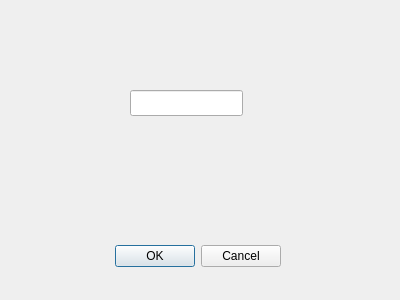
<?xml version="1.0" encoding="UTF-8"?>
<ui version="4.0">
 <class>AttrDialog</class>
 <widget class="QDialog" name="AttrDialog">
  <property name="geometry">
   <rect>
    <x>0</x>
    <y>0</y>
    <width>400</width>
    <height>300</height>
   </rect>
  </property>
  <property name="windowTitle">
   <string>Dialog</string>
  </property>
  <widget class="QDialogButtonBox" name="buttonBox">
   <property name="geometry">
    <rect>
     <x>-60</x>
     <y>240</y>
     <width>341</width>
     <height>32</height>
    </rect>
   </property>
   <property name="orientation">
    <enum>Qt::Horizontal</enum>
   </property>
   <property name="standardButtons">
    <set>QDialogButtonBox::Cancel|QDialogButtonBox::Ok</set>
   </property>
  </widget>
  <widget class="QLineEdit" name="lineEdit">
   <property name="geometry">
    <rect>
     <x>130</x>
     <y>90</y>
     <width>113</width>
     <height>26</height>
    </rect>
   </property>
  </widget>
 </widget>
 <resources/>
 <connections>
  <connection>
   <sender>buttonBox</sender>
   <signal>accepted()</signal>
   <receiver>AttrDialog</receiver>
   <slot>accept()</slot>
   <hints>
    <hint type="sourcelabel">
     <x>248</x>
     <y>254</y>
    </hint>
    <hint type="destinationlabel">
     <x>157</x>
     <y>274</y>
    </hint>
   </hints>
  </connection>
  <connection>
   <sender>buttonBox</sender>
   <signal>rejected()</signal>
   <receiver>AttrDialog</receiver>
   <slot>reject()</slot>
   <hints>
    <hint type="sourcelabel">
     <x>316</x>
     <y>260</y>
    </hint>
    <hint type="destinationlabel">
     <x>286</x>
     <y>274</y>
    </hint>
   </hints>
  </connection>
 </connections>
</ui>
